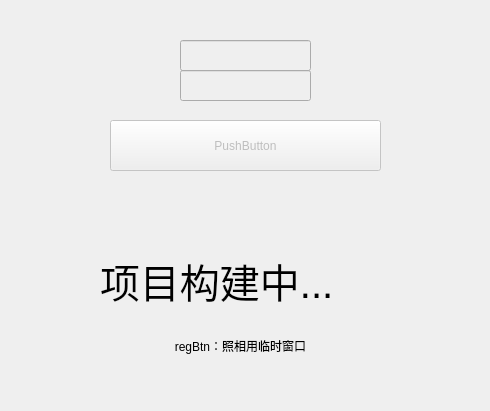
<?xml version="1.0" encoding="UTF-8"?>
<ui version="4.0">
 <class>Login</class>
 <widget class="QWidget" name="Login">
  <property name="geometry">
   <rect>
    <x>0</x>
    <y>0</y>
    <width>490</width>
    <height>411</height>
   </rect>
  </property>
  <property name="windowTitle">
   <string>Form</string>
  </property>
  <widget class="QPushButton" name="loginBtn">
   <property name="enabled">
    <bool>false</bool>
   </property>
   <property name="geometry">
    <rect>
     <x>110</x>
     <y>120</y>
     <width>271</width>
     <height>51</height>
    </rect>
   </property>
   <property name="text">
    <string>PushButton</string>
   </property>
  </widget>
  <widget class="QLineEdit" name="usnLE">
   <property name="enabled">
    <bool>false</bool>
   </property>
   <property name="geometry">
    <rect>
     <x>180</x>
     <y>40</y>
     <width>131</width>
     <height>31</height>
    </rect>
   </property>
  </widget>
  <widget class="QLineEdit" name="pwdLE">
   <property name="enabled">
    <bool>false</bool>
   </property>
   <property name="geometry">
    <rect>
     <x>180</x>
     <y>70</y>
     <width>131</width>
     <height>31</height>
    </rect>
   </property>
  </widget>
  <widget class="QPushButton" name="regBtn">
   <property name="geometry">
    <rect>
     <x>140</x>
     <y>330</y>
     <width>201</width>
     <height>31</height>
    </rect>
   </property>
   <property name="autoFillBackground">
    <bool>false</bool>
   </property>
   <property name="text">
    <string>regBtn：照相用临时窗口</string>
   </property>
   <property name="flat">
    <bool>true</bool>
   </property>
  </widget>
  <widget class="QLabel" name="label">
   <property name="enabled">
    <bool>true</bool>
   </property>
   <property name="geometry">
    <rect>
     <x>100</x>
     <y>230</y>
     <width>291</width>
     <height>101</height>
    </rect>
   </property>
   <property name="font">
    <font>
     <pointsize>30</pointsize>
    </font>
   </property>
   <property name="autoFillBackground">
    <bool>false</bool>
   </property>
   <property name="text">
    <string>项目构建中...</string>
   </property>
  </widget>
  <zorder>loginBtn</zorder>
  <zorder>usnLE</zorder>
  <zorder>pwdLE</zorder>
  <zorder>label</zorder>
  <zorder>regBtn</zorder>
 </widget>
 <resources/>
 <connections/>
</ui>
